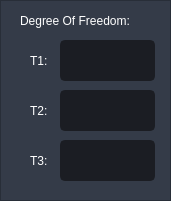
   <widget class="QFrame" name="frame">
    <property name="geometry">
     <rect>
      <x>760</x>
      <y>10</y>
      <width>171</width>
      <height>201</height>
     </rect>
    </property>
    <property name="styleSheet">
     <string notr="true">
background-color: rgb(52, 59, 72);</string>
    </property>
    <property name="frameShape">
     <enum>QFrame::StyledPanel</enum>
    </property>
    <property name="frameShadow">
     <enum>QFrame::Raised</enum>
    </property>
    <widget class="QLineEdit" name="the1_current">
     <property name="geometry">
      <rect>
       <x>60</x>
       <y>40</y>
       <width>95</width>
       <height>41</height>
      </rect>
     </property>
     <property name="minimumSize">
      <size>
       <width>0</width>
       <height>30</height>
      </size>
     </property>
     <property name="palette">
      <palette>
       <active>
        <colorrole role="WindowText">
         <brush brushstyle="SolidPattern">
          <color alpha="255">
           <red>210</red>
           <green>210</green>
           <blue>210</blue>
          </color>
         </brush>
        </colorrole>
        <colorrole role="Button">
         <brush brushstyle="SolidPattern">
          <color alpha="255">
           <red>27</red>
           <green>29</green>
           <blue>35</blue>
          </color>
         </brush>
        </colorrole>
        <colorrole role="Text">
         <brush brushstyle="SolidPattern">
          <color alpha="255">
           <red>210</red>
           <green>210</green>
           <blue>210</blue>
          </color>
         </brush>
        </colorrole>
        <colorrole role="ButtonText">
         <brush brushstyle="SolidPattern">
          <color alpha="255">
           <red>210</red>
           <green>210</green>
           <blue>210</blue>
          </color>
         </brush>
        </colorrole>
        <colorrole role="Base">
         <brush brushstyle="SolidPattern">
          <color alpha="255">
           <red>27</red>
           <green>29</green>
           <blue>35</blue>
          </color>
         </brush>
        </colorrole>
        <colorrole role="Window">
         <brush brushstyle="SolidPattern">
          <color alpha="255">
           <red>27</red>
           <green>29</green>
           <blue>35</blue>
          </color>
         </brush>
        </colorrole>
       </active>
       <inactive>
        <colorrole role="WindowText">
         <brush brushstyle="SolidPattern">
          <color alpha="255">
           <red>210</red>
           <green>210</green>
           <blue>210</blue>
          </color>
         </brush>
        </colorrole>
        <colorrole role="Button">
         <brush brushstyle="SolidPattern">
          <color alpha="255">
           <red>27</red>
           <green>29</green>
           <blue>35</blue>
          </color>
         </brush>
        </colorrole>
        <colorrole role="Text">
         <brush brushstyle="SolidPattern">
          <color alpha="255">
           <red>210</red>
           <green>210</green>
           <blue>210</blue>
          </color>
         </brush>
        </colorrole>
        <colorrole role="ButtonText">
         <brush brushstyle="SolidPattern">
          <color alpha="255">
           <red>210</red>
           <green>210</green>
           <blue>210</blue>
          </color>
         </brush>
        </colorrole>
        <colorrole role="Base">
         <brush brushstyle="SolidPattern">
          <color alpha="255">
           <red>27</red>
           <green>29</green>
           <blue>35</blue>
          </color>
         </brush>
        </colorrole>
        <colorrole role="Window">
         <brush brushstyle="SolidPattern">
          <color alpha="255">
           <red>27</red>
           <green>29</green>
           <blue>35</blue>
          </color>
         </brush>
        </colorrole>
       </inactive>
       <disabled>
        <colorrole role="WindowText">
         <brush brushstyle="SolidPattern">
          <color alpha="255">
           <red>210</red>
           <green>210</green>
           <blue>210</blue>
          </color>
         </brush>
        </colorrole>
        <colorrole role="Button">
         <brush brushstyle="SolidPattern">
          <color alpha="255">
           <red>27</red>
           <green>29</green>
           <blue>35</blue>
          </color>
         </brush>
        </colorrole>
        <colorrole role="Text">
         <brush brushstyle="SolidPattern">
          <color alpha="255">
           <red>210</red>
           <green>210</green>
           <blue>210</blue>
          </color>
         </brush>
        </colorrole>
        <colorrole role="ButtonText">
         <brush brushstyle="SolidPattern">
          <color alpha="255">
           <red>210</red>
           <green>210</green>
           <blue>210</blue>
          </color>
         </brush>
        </colorrole>
        <colorrole role="Base">
         <brush brushstyle="SolidPattern">
          <color alpha="255">
           <red>27</red>
           <green>29</green>
           <blue>35</blue>
          </color>
         </brush>
        </colorrole>
        <colorrole role="Window">
         <brush brushstyle="SolidPattern">
          <color alpha="255">
           <red>27</red>
           <green>29</green>
           <blue>35</blue>
          </color>
         </brush>
        </colorrole>
       </disabled>
      </palette>
     </property>
     <property name="font">
      <font>
       <family>Segoe UI</family>
       <pointsize>9</pointsize>
      </font>
     </property>
     <property name="styleSheet">
      <string notr="true">QLineEdit {
	background-color: rgb(27, 29, 35);
	border-radius: 5px;
	border: 2px solid rgb(27, 29, 35);
	padding-left: 10px;
}
QLineEdit:hover {
	border: 2px solid rgb(64, 71, 88);
	background-color: rgb(52, 59, 72);
}
QLineEdit:focus {
	border: 2px solid rgb(91, 101, 124);
}</string>
     </property>
     <property name="text">
      <string/>
     </property>
     <property name="readOnly">
      <bool>true</bool>
     </property>
     <property name="placeholderText">
      <string/>
     </property>
    </widget>
    <widget class="QLineEdit" name="the2_current">
     <property name="geometry">
      <rect>
       <x>60</x>
       <y>90</y>
       <width>95</width>
       <height>41</height>
      </rect>
     </property>
     <property name="minimumSize">
      <size>
       <width>0</width>
       <height>30</height>
      </size>
     </property>
     <property name="palette">
      <palette>
       <active>
        <colorrole role="WindowText">
         <brush brushstyle="SolidPattern">
          <color alpha="255">
           <red>210</red>
           <green>210</green>
           <blue>210</blue>
          </color>
         </brush>
        </colorrole>
        <colorrole role="Button">
         <brush brushstyle="SolidPattern">
          <color alpha="255">
           <red>27</red>
           <green>29</green>
           <blue>35</blue>
          </color>
         </brush>
        </colorrole>
        <colorrole role="Text">
         <brush brushstyle="SolidPattern">
          <color alpha="255">
           <red>210</red>
           <green>210</green>
           <blue>210</blue>
          </color>
         </brush>
        </colorrole>
        <colorrole role="ButtonText">
         <brush brushstyle="SolidPattern">
          <color alpha="255">
           <red>210</red>
           <green>210</green>
           <blue>210</blue>
          </color>
         </brush>
        </colorrole>
        <colorrole role="Base">
         <brush brushstyle="SolidPattern">
          <color alpha="255">
           <red>27</red>
           <green>29</green>
           <blue>35</blue>
          </color>
         </brush>
        </colorrole>
        <colorrole role="Window">
         <brush brushstyle="SolidPattern">
          <color alpha="255">
           <red>27</red>
           <green>29</green>
           <blue>35</blue>
          </color>
         </brush>
        </colorrole>
       </active>
       <inactive>
        <colorrole role="WindowText">
         <brush brushstyle="SolidPattern">
          <color alpha="255">
           <red>210</red>
           <green>210</green>
           <blue>210</blue>
          </color>
         </brush>
        </colorrole>
        <colorrole role="Button">
         <brush brushstyle="SolidPattern">
          <color alpha="255">
           <red>27</red>
           <green>29</green>
           <blue>35</blue>
          </color>
         </brush>
        </colorrole>
        <colorrole role="Text">
         <brush brushstyle="SolidPattern">
          <color alpha="255">
           <red>210</red>
           <green>210</green>
           <blue>210</blue>
          </color>
         </brush>
        </colorrole>
        <colorrole role="ButtonText">
         <brush brushstyle="SolidPattern">
          <color alpha="255">
           <red>210</red>
           <green>210</green>
           <blue>210</blue>
          </color>
         </brush>
        </colorrole>
        <colorrole role="Base">
         <brush brushstyle="SolidPattern">
          <color alpha="255">
           <red>27</red>
           <green>29</green>
           <blue>35</blue>
          </color>
         </brush>
        </colorrole>
        <colorrole role="Window">
         <brush brushstyle="SolidPattern">
          <color alpha="255">
           <red>27</red>
           <green>29</green>
           <blue>35</blue>
          </color>
         </brush>
        </colorrole>
       </inactive>
       <disabled>
        <colorrole role="WindowText">
         <brush brushstyle="SolidPattern">
          <color alpha="255">
           <red>210</red>
           <green>210</green>
           <blue>210</blue>
          </color>
         </brush>
        </colorrole>
        <colorrole role="Button">
         <brush brushstyle="SolidPattern">
          <color alpha="255">
           <red>27</red>
           <green>29</green>
           <blue>35</blue>
          </color>
         </brush>
        </colorrole>
        <colorrole role="Text">
         <brush brushstyle="SolidPattern">
          <color alpha="255">
           <red>210</red>
           <green>210</green>
           <blue>210</blue>
          </color>
         </brush>
        </colorrole>
        <colorrole role="ButtonText">
         <brush brushstyle="SolidPattern">
          <color alpha="255">
           <red>210</red>
           <green>210</green>
           <blue>210</blue>
          </color>
         </brush>
        </colorrole>
        <colorrole role="Base">
         <brush brushstyle="SolidPattern">
          <color alpha="255">
           <red>27</red>
           <green>29</green>
           <blue>35</blue>
          </color>
         </brush>
        </colorrole>
        <colorrole role="Window">
         <brush brushstyle="SolidPattern">
          <color alpha="255">
           <red>27</red>
           <green>29</green>
           <blue>35</blue>
          </color>
         </brush>
        </colorrole>
       </disabled>
      </palette>
     </property>
     <property name="font">
      <font>
       <family>Segoe UI</family>
       <pointsize>9</pointsize>
      </font>
     </property>
     <property name="styleSheet">
      <string notr="true">QLineEdit {
	background-color: rgb(27, 29, 35);
	border-radius: 5px;
	border: 2px solid rgb(27, 29, 35);
	padding-left: 10px;
}
QLineEdit:hover {
	border: 2px solid rgb(64, 71, 88);
	background-color: rgb(52, 59, 72);
}
QLineEdit:focus {
	border: 2px solid rgb(91, 101, 124);
}</string>
     </property>
     <property name="text">
      <string/>
     </property>
     <property name="readOnly">
      <bool>true</bool>
     </property>
     <property name="placeholderText">
      <string/>
     </property>
    </widget>
    <widget class="QLineEdit" name="the3_current">
     <property name="geometry">
      <rect>
       <x>60</x>
       <y>140</y>
       <width>95</width>
       <height>41</height>
      </rect>
     </property>
     <property name="minimumSize">
      <size>
       <width>0</width>
       <height>30</height>
      </size>
     </property>
     <property name="palette">
      <palette>
       <active>
        <colorrole role="WindowText">
         <brush brushstyle="SolidPattern">
          <color alpha="255">
           <red>210</red>
           <green>210</green>
           <blue>210</blue>
          </color>
         </brush>
        </colorrole>
        <colorrole role="Button">
         <brush brushstyle="SolidPattern">
          <color alpha="255">
           <red>27</red>
           <green>29</green>
           <blue>35</blue>
          </color>
         </brush>
        </colorrole>
        <colorrole role="Text">
         <brush brushstyle="SolidPattern">
          <color alpha="255">
           <red>210</red>
           <green>210</green>
           <blue>210</blue>
          </color>
         </brush>
        </colorrole>
        <colorrole role="ButtonText">
         <brush brushstyle="SolidPattern">
          <color alpha="255">
           <red>210</red>
           <green>210</green>
           <blue>210</blue>
          </color>
         </brush>
        </colorrole>
        <colorrole role="Base">
         <brush brushstyle="SolidPattern">
          <color alpha="255">
           <red>27</red>
           <green>29</green>
           <blue>35</blue>
          </color>
         </brush>
        </colorrole>
        <colorrole role="Window">
         <brush brushstyle="SolidPattern">
          <color alpha="255">
           <red>27</red>
           <green>29</green>
           <blue>35</blue>
          </color>
         </brush>
        </colorrole>
       </active>
       <inactive>
        <colorrole role="WindowText">
         <brush brushstyle="SolidPattern">
          <color alpha="255">
           <red>210</red>
           <green>210</green>
           <blue>210</blue>
          </color>
         </brush>
        </colorrole>
        <colorrole role="Button">
         <brush brushstyle="SolidPattern">
          <color alpha="255">
           <red>27</red>
           <green>29</green>
           <blue>35</blue>
          </color>
         </brush>
        </colorrole>
        <colorrole role="Text">
         <brush brushstyle="SolidPattern">
          <color alpha="255">
           <red>210</red>
           <green>210</green>
           <blue>210</blue>
          </color>
         </brush>
        </colorrole>
        <colorrole role="ButtonText">
         <brush brushstyle="SolidPattern">
          <color alpha="255">
           <red>210</red>
           <green>210</green>
           <blue>210</blue>
          </color>
         </brush>
        </colorrole>
        <colorrole role="Base">
         <brush brushstyle="SolidPattern">
          <color alpha="255">
           <red>27</red>
           <green>29</green>
           <blue>35</blue>
          </color>
         </brush>
        </colorrole>
        <colorrole role="Window">
         <brush brushstyle="SolidPattern">
          <color alpha="255">
           <red>27</red>
           <green>29</green>
           <blue>35</blue>
          </color>
         </brush>
        </colorrole>
       </inactive>
       <disabled>
        <colorrole role="WindowText">
         <brush brushstyle="SolidPattern">
          <color alpha="255">
           <red>210</red>
           <green>210</green>
           <blue>210</blue>
          </color>
         </brush>
        </colorrole>
        <colorrole role="Button">
         <brush brushstyle="SolidPattern">
          <color alpha="255">
           <red>27</red>
           <green>29</green>
           <blue>35</blue>
          </color>
         </brush>
        </colorrole>
        <colorrole role="Text">
         <brush brushstyle="SolidPattern">
          <color alpha="255">
           <red>210</red>
           <green>210</green>
           <blue>210</blue>
          </color>
         </brush>
        </colorrole>
        <colorrole role="ButtonText">
         <brush brushstyle="SolidPattern">
          <color alpha="255">
           <red>210</red>
           <green>210</green>
           <blue>210</blue>
          </color>
         </brush>
        </colorrole>
        <colorrole role="Base">
         <brush brushstyle="SolidPattern">
          <color alpha="255">
           <red>27</red>
           <green>29</green>
           <blue>35</blue>
          </color>
         </brush>
        </colorrole>
        <colorrole role="Window">
         <brush brushstyle="SolidPattern">
          <color alpha="255">
           <red>27</red>
           <green>29</green>
           <blue>35</blue>
          </color>
         </brush>
        </colorrole>
       </disabled>
      </palette>
     </property>
     <property name="font">
      <font>
       <family>Segoe UI</family>
       <pointsize>9</pointsize>
      </font>
     </property>
     <property name="styleSheet">
      <string notr="true">QLineEdit {
	background-color: rgb(27, 29, 35);
	border-radius: 5px;
	border: 2px solid rgb(27, 29, 35);
	padding-left: 10px;
}
QLineEdit:hover {
	border: 2px solid rgb(64, 71, 88);
	background-color: rgb(52, 59, 72);
}
QLineEdit:focus {
	border: 2px solid rgb(91, 101, 124);
}</string>
     </property>
     <property name="text">
      <string/>
     </property>
     <property name="readOnly">
      <bool>true</bool>
     </property>
     <property name="placeholderText">
      <string/>
     </property>
    </widget>
    <widget class="QLabel" name="label_9">
     <property name="geometry">
      <rect>
       <x>30</x>
       <y>40</y>
       <width>31</width>
       <height>41</height>
      </rect>
     </property>
     <property name="font">
      <font>
       <family>Segoe UI</family>
       <pointsize>9</pointsize>
      </font>
     </property>
     <property name="styleSheet">
      <string notr="true">color: rgb(255, 255, 255);</string>
     </property>
     <property name="text">
      <string>T1:</string>
     </property>
    </widget>
    <widget class="QLabel" name="label_10">
     <property name="geometry">
      <rect>
       <x>30</x>
       <y>90</y>
       <width>31</width>
       <height>41</height>
      </rect>
     </property>
     <property name="font">
      <font>
       <family>Segoe UI</family>
       <pointsize>9</pointsize>
      </font>
     </property>
     <property name="styleSheet">
      <string notr="true">color: rgb(255, 255, 255);</string>
     </property>
     <property name="text">
      <string>T2:</string>
     </property>
    </widget>
    <widget class="QLabel" name="label_11">
     <property name="geometry">
      <rect>
       <x>30</x>
       <y>140</y>
       <width>31</width>
       <height>41</height>
      </rect>
     </property>
     <property name="font">
      <font>
       <family>Segoe UI</family>
       <pointsize>9</pointsize>
      </font>
     </property>
     <property name="styleSheet">
      <string notr="true">color: rgb(255, 255, 255);</string>
     </property>
     <property name="text">
      <string>T3:</string>
     </property>
    </widget>
    <widget class="QLabel" name="label_15">
     <property name="geometry">
      <rect>
       <x>20</x>
       <y>10</y>
       <width>141</width>
       <height>21</height>
      </rect>
     </property>
     <property name="font">
      <font>
       <family>Segoe UI</family>
       <pointsize>9</pointsize>
      </font>
     </property>
     <property name="styleSheet">
      <string notr="true">color: rgb(255, 255, 255);</string>
     </property>
     <property name="text">
      <string>Degree Of Freedom:</string>
     </property>
    </widget>
    <zorder>label_11</zorder>
    <zorder>label_10</zorder>
    <zorder>label_9</zorder>
    <zorder>the1_current</zorder>
    <zorder>the2_current</zorder>
    <zorder>the3_current</zorder>
    <zorder>label_15</zorder>
   </widget>
